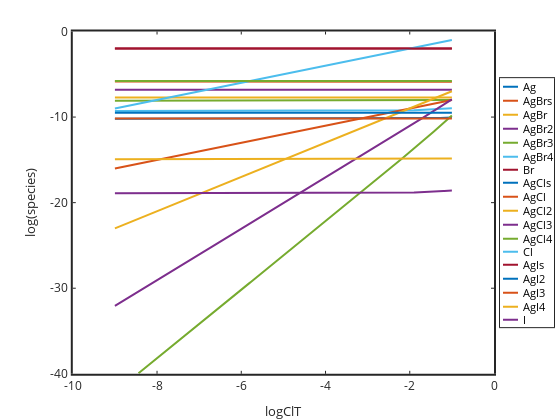

Notebook source saved alongside this figure:
### Code cell
%plot -s 600,600 -f 'svg'
%graph
h=plot(logClT,log10(Ag),logClT,log10(AgBrs),logClT,log10(AgBr),logClT,log10(AgBr2),logClT,log10(AgBr3),logClT,log10(AgBr4),logClT,log10(Br),logClT,log10(AgCls),logClT,log10(AgCl),logClT,log10(AgCl2),logClT,log10(AgCl3),logClT,log10(AgCl4),logClT,log10(Cl),logClT,log10(AgIs),logClT,log10(AgI),logClT,log10(AgI2),logClT,log10(AgI3),logClT,log10(AgI4),logClT,log10(I));
set(h,'linewidth',2)
set(gca,'linewidth',2,'fontsize',12)
xlabel('logClT'); ylabel('log(species)')
legend('Ag','AgBrs','AgBr','AgBr2','AgBr3','AgBr4','Br','AgCls','AgCl','AgCl2','AgCl3','AgCl4','Cl','AgIs','AgI2','AgI3','AgI4','I','location','eastoutside')

%exportforplot=[...
%logAgT' log10(Ag)' log10(AgBrs)' log10(AgBr)' log10(AgBr2)' log10(AgBr3)' log10(AgBr4)' log10(AgCls)' log10(AgCl)' log10(AgCl2)' log10(AgCl3)' log10(AgCl4)' log10(AgIs)' log10(AgI)' log10(AgI2)' log10(AgI3)' log10(AgI4)'
%]

### Figure 1 — Plotly figure (JSON) as saved in the notebook; plotly's stock layout.template omitted (floating-point values rounded to 4 significant figures; data arrays with more than 128 entries replaced by an {"elided": "..."} marker saying what was removed)
{"data": [{"line": {"color": "rgb(0,113,188)", "dash": "solid", "width": 2}, "marker": {"color": "rgb(0,113,188)", "line": {"color": "rgb(0,113,188)"}, "size": 6, "symbol": "none"}, "mode": "lines", "name": "Ag", "showlegend": true, "type": "scatter", "visibility": true, "x": {"elided": "401 float values"}, "xaxis": "x", "y": {"elided": "401 float values"}, "yaxis": "y"}, {"line": {"color": "rgb(216,82,24)", "dash": "solid", "width": 2}, "marker": {"color": "rgb(216,82,24)", "line": {"color": "rgb(216,82,24)"}, "size": 6, "symbol": "none"}, "mode": "lines", "name": "AgBrs", "showlegend": true, "type": "scatter", "visibility": true, "x": {"elided": "401 float values"}, "xaxis": "x", "y": {"elided": "401 float values"}, "yaxis": "y"}, {"line": {"color": "rgb(236,176,31)", "dash": "solid", "width": 2}, "marker": {"color": "rgb(236,176,31)", "line": {"color": "rgb(236,176,31)"}, "size": 6, "symbol": "none"}, "mode": "lines", "name": "AgBr", "showlegend": true, "type": "scatter", "visibility": true, "x": {"elided": "401 float values"}, "xaxis": "x", "y": {"elided": "401 float values"}, "yaxis": "y"}, {"line": {"color": "rgb(125,46,141)", "dash": "solid", "width": 2}, "marker": {"color": "rgb(125,46,141)", "line": {"color": "rgb(125,46,141)"}, "size": 6, "symbol": "none"}, "mode": "lines", "name": "AgBr2", "showlegend": true, "type": "scatter", "visibility": true, "x": {"elided": "401 float values"}, "xaxis": "x", "y": {"elided": "401 float values"}, "yaxis": "y"}, {"line": {"color": "rgb(118,171,47)", "dash": "solid", "width": 2}, "marker": {"color": "rgb(118,171,47)", "line": {"color": "rgb(118,171,47)"}, "size": 6, "symbol": "none"}, "mode": "lines", "name": "AgBr3", "showlegend": true, "type": "scatter", "visibility": true, "x": {"elided": "401 float values"}, "xaxis": "x", "y": {"elided": "401 float values"}, "yaxis": "y"}, {"line": {"color": "rgb(76,189,237)", "dash": "solid", "width": 2}, "marker": {"color": "rgb(76,189,237)", "line": {"color": "rgb(76,189,237)"}, "size": 6, "symbol": "none"}, "mode": "lines", "name": "AgBr4", "showlegend": true, "type": "scatter", "visibility": true, "x": {"elided": "401 float values"}, "xaxis": "x", "y": {"elided": "401 float values"}, "yaxis": "y"}, {"line": {"color": "rgb(161,19,46)", "dash": "solid", "width": 2}, "marker": {"color": "rgb(161,19,46)", "line": {"color": "rgb(161,19,46)"}, "size": 6, "symbol": "none"}, "mode": "lines", "name": "Br", "showlegend": true, "type": "scatter", "visibility": true, "x": {"elided": "401 float values"}, "xaxis": "x", "y": {"elided": "401 float values"}, "yaxis": "y"}, {"line": {"color": "rgb(0,113,188)", "dash": "solid", "width": 2}, "marker": {"color": "rgb(0,113,188)", "line": {"color": "rgb(0,113,188)"}, "size": 6, "symbol": "none"}, "mode": "lines", "name": "AgCls", "showlegend": true, "type": "scatter", "visibility": true, "x": {"elided": "401 float values"}, "xaxis": "x", "y": {"elided": "401 null values"}, "yaxis": "y"}, {"line": {"color": "rgb(216,82,24)", "dash": "solid", "width": 2}, "marker": {"color": "rgb(216,82,24)", "line": {"color": "rgb(216,82,24)"}, "size": 6, "symbol": "none"}, "mode": "lines", "name": "AgCl", "showlegend": true, "type": "scatter", "visibility": true, "x": {"elided": "401 float values"}, "xaxis": "x", "y": {"elided": "401 float values"}, "yaxis": "y"}, {"line": {"color": "rgb(236,176,31)", "dash": "solid", "width": 2}, "marker": {"color": "rgb(236,176,31)", "line": {"color": "rgb(236,176,31)"}, "size": 6, "symbol": "none"}, "mode": "lines", "name": "AgCl2", "showlegend": true, "type": "scatter", "visibility": true, "x": {"elided": "401 float values"}, "xaxis": "x", "y": {"elided": "401 float values"}, "yaxis": "y"}, {"line": {"color": "rgb(125,46,141)", "dash": "solid", "width": 2}, "marker": {"color": "rgb(125,46,141)", "line": {"color": "rgb(125,46,141)"}, "size": 6, "symbol": "none"}, "mode": "lines", "name": "AgCl3", "showlegend": true, "type": "scatter", "visibility": true, "x": {"elided": "401 float values"}, "xaxis": "x", "y": {"elided": "401 float values"}, "yaxis": "y"}, {"line": {"color": "rgb(118,171,47)", "dash": "solid", "width": 2}, "marker": {"color": "rgb(118,171,47)", "line": {"color": "rgb(118,171,47)"}, "size": 6, "symbol": "none"}, "mode": "lines", "name": "AgCl4", "showlegend": true, "type": "scatter", "visibility": true, "x": {"elided": "401 float values"}, "xaxis": "x", "y": {"elided": "401 float values"}, "yaxis": "y"}, {"line": {"color": "rgb(76,189,237)", "dash": "solid", "width": 2}, "marker": {"color": "rgb(76,189,237)", "line": {"color": "rgb(76,189,237)"}, "size": 6, "symbol": "none"}, "mode": "lines", "name": "Cl", "showlegend": true, "type": "scatter", "visibility": true, "x": {"elided": "401 float values"}, "xaxis": "x", "y": {"elided": "401 float values"}, "yaxis": "y"}, {"line": {"color": "rgb(161,19,46)", "dash": "solid", "width": 2}, "marker": {"color": "rgb(161,19,46)", "line": {"color": "rgb(161,19,46)"}, "size": 6, "symbol": "none"}, "mode": "lines", "name": "AgIs", "showlegend": true, "type": "scatter", "visibility": true, "x": {"elided": "401 float values"}, "xaxis": "x", "y": {"elided": "401 float values"}, "yaxis": "y"}, {"line": {"color": "rgb(0,113,188)", "dash": "solid", "width": 2}, "marker": {"color": "rgb(0,113,188)", "line": {"color": "rgb(0,113,188)"}, "size": 6, "symbol": "none"}, "mode": "lines", "name": "AgI2", "showlegend": true, "type": "scatter", "visibility": true, "x": {"elided": "401 float values"}, "xaxis": "x", "y": {"elided": "401 float values"}, "yaxis": "y"}, {"line": {"color": "rgb(216,82,24)", "dash": "solid", "width": 2}, "marker": {"color": "rgb(216,82,24)", "line": {"color": "rgb(216,82,24)"}, "size": 6, "symbol": "none"}, "mode": "lines", "name": "AgI3", "showlegend": true, "type": "scatter", "visibility": true, "x": {"elided": "401 float values"}, "xaxis": "x", "y": {"elided": "401 float values"}, "yaxis": "y"}, {"line": {"color": "rgb(236,176,31)", "dash": "solid", "width": 2}, "marker": {"color": "rgb(236,176,31)", "line": {"color": "rgb(236,176,31)"}, "size": 6, "symbol": "none"}, "mode": "lines", "name": "AgI4", "showlegend": true, "type": "scatter", "visibility": true, "x": {"elided": "401 float values"}, "xaxis": "x", "y": {"elided": "401 float values"}, "yaxis": "y"}, {"line": {"color": "rgb(125,46,141)", "dash": "solid", "width": 2}, "marker": {"color": "rgb(125,46,141)", "line": {"color": "rgb(125,46,141)"}, "size": 6, "symbol": "none"}, "mode": "lines", "name": "I", "showlegend": true, "type": "scatter", "visibility": true, "x": {"elided": "401 float values"}, "xaxis": "x", "y": {"elided": "401 float values"}, "yaxis": "y"}, {"line": {"color": "rgb(118,171,47)", "dash": "solid", "width": 2}, "marker": {"color": "rgb(118,171,47)", "line": {"color": "rgb(118,171,47)"}, "size": 6, "symbol": "none"}, "mode": "lines", "name": "", "showlegend": false, "type": "scatter", "visibility": true, "x": {"elided": "401 float values"}, "xaxis": "x", "y": {"elided": "401 float values"}, "yaxis": "y"}, {"hoverinfo": "none", "line": {"color": "rgb(0,113,188)", "dash": "solid", "width": 2}, "marker": {"color": "rgb(0,113,188)", "line": {"color": "rgb(0,113,188)"}, "size": 6, "symbol": "none"}, "mode": "lines", "name": "", "showlegend": false, "type": "scatter", "visibility": true, "x": [3, 18], "xaxis": "x2", "y": [8.5, 8.5], "yaxis": "y2"}, {"hoverinfo": "none", "line": {"color": "rgb(216,82,24)", "dash": "solid", "width": 2}, "marker": {"color": "rgb(216,82,24)", "line": {"color": "rgb(216,82,24)"}, "size": 6, "symbol": "none"}, "mode": "lines", "name": "", "showlegend": false, "type": "scatter", "visibility": true, "x": [3, 18], "xaxis": "x2", "y": [22.5, 22.5], "yaxis": "y2"}, {"hoverinfo": "none", "line": {"color": "rgb(236,176,31)", "dash": "solid", "width": 2}, "marker": {"color": "rgb(236,176,31)", "line": {"color": "rgb(236,176,31)"}, "size": 6, "symbol": "none"}, "mode": "lines", "name": "", "showlegend": false, "type": "scatter", "visibility": true, "x": [3, 18], "xaxis": "x2", "y": [36.5, 36.5], "yaxis": "y2"}, {"hoverinfo": "none", "line": {"color": "rgb(125,46,141)", "dash": "solid", "width": 2}, "marker": {"color": "rgb(125,46,141)", "line": {"color": "rgb(125,46,141)"}, "size": 6, "symbol": "none"}, "mode": "lines", "name": "", "showlegend": false, "type": "scatter", "visibility": true, "x": [3, 18], "xaxis": "x2", "y": [50.5, 50.5], "yaxis": "y2"}, {"hoverinfo": "none", "line": {"color": "rgb(118,171,47)", "dash": "solid", "width": 2}, "marker": {"color": "rgb(118,171,47)", "line": {"color": "rgb(118,171,47)"}, "size": 6, "symbol": "none"}, "mode": "lines", "name": "", "showlegend": false, "type": "scatter", "visibility": true, "x": [3, 18], "xaxis": "x2", "y": [64.5, 64.5], "yaxis": "y2"}, {"hoverinfo": "none", "line": {"color": "rgb(76,189,237)", "dash": "solid", "width": 2}, "marker": {"color": "rgb(76,189,237)", "line": {"color": "rgb(76,189,237)"}, "size": 6, "symbol": "none"}, "mode": "lines", "name": "", "showlegend": false, "type": "scatter", "visibility": true, "x": [3, 18], "xaxis": "x2", "y": [78.5, 78.5], "yaxis": "y2"}, {"hoverinfo": "none", "line": {"color": "rgb(161,19,46)", "dash": "solid", "width": 2}, "marker": {"color": "rgb(161,19,46)", "line": {"color": "rgb(161,19,46)"}, "size": 6, "symbol": "none"}, "mode": "lines", "name": "", "showlegend": false, "type": "scatter", "visibility": true, "x": [3, 18], "xaxis": "x2", "y": [91.5, 91.5], "yaxis": "y2"}, {"hoverinfo": "none", "line": {"color": "rgb(0,113,188)", "dash": "solid", "width": 2}, "marker": {"color": "rgb(0,113,188)", "line": {"color": "rgb(0,113,188)"}, "size": 6, "symbol": "none"}, "mode": "lines", "name": "", "showlegend": false, "type": "scatter", "visibility": true, "x": [3, 18], "xaxis": "x2", "y": [104.5, 104.5], "yaxis": "y2"}, {"hoverinfo": "none", "line": {"color": "rgb(216,82,24)", "dash": "solid", "width": 2}, "marker": {"color": "rgb(216,82,24)", "line": {"color": "rgb(216,82,24)"}, "size": 6, "symbol": "none"}, "mode": "lines", "name": "", "showlegend": false, "type": "scatter", "visibility": true, "x": [3, 18], "xaxis": "x2", "y": [118.5, 118.5], "yaxis": "y2"}, {"hoverinfo": "none", "line": {"color": "rgb(236,176,31)", "dash": "solid", "width": 2}, "marker": {"color": "rgb(236,176,31)", "line": {"color": "rgb(236,176,31)"}, "size": 6, "symbol": "none"}, "mode": "lines", "name": "", "showlegend": false, "type": "scatter", "visibility": true, "x": [3, 18], "xaxis": "x2", "y": [132.5, 132.5], "yaxis": "y2"}, {"hoverinfo": "none", "line": {"color": "rgb(125,46,141)", "dash": "solid", "width": 2}, "marker": {"color": "rgb(125,46,141)", "line": {"color": "rgb(125,46,141)"}, "size": 6, "symbol": "none"}, "mode": "lines", "name": "", "showlegend": false, "type": "scatter", "visibility": true, "x": [3, 18], "xaxis": "x2", "y": [146.5, 146.5], "yaxis": "y2"}, {"hoverinfo": "none", "line": {"color": "rgb(118,171,47)", "dash": "solid", "width": 2}, "marker": {"color": "rgb(118,171,47)", "line": {"color": "rgb(118,171,47)"}, "size": 6, "symbol": "none"}, "mode": "lines", "name": "", "showlegend": false, "type": "scatter", "visibility": true, "x": [3, 18], "xaxis": "x2", "y": [160.5, 160.5], "yaxis": "y2"}, {"hoverinfo": "none", "line": {"color": "rgb(76,189,237)", "dash": "solid", "width": 2}, "marker": {"color": "rgb(76,189,237)", "line": {"color": "rgb(76,189,237)"}, "size": 6, "symbol": "none"}, "mode": "lines", "name": "", "showlegend": false, "type": "scatter", "visibility": true, "x": [3, 18], "xaxis": "x2", "y": [173.5, 173.5], "yaxis": "y2"}, {"hoverinfo": "none", "line": {"color": "rgb(161,19,46)", "dash": "solid", "width": 2}, "marker": {"color": "rgb(161,19,46)", "line": {"color": "rgb(161,19,46)"}, "size": 6, "symbol": "none"}, "mode": "lines", "name": "", "showlegend": false, "type": "scatter", "visibility": true, "x": [3, 18], "xaxis": "x2", "y": [186.5, 186.5], "yaxis": "y2"}, {"hoverinfo": "none", "line": {"color": "rgb(0,113,188)", "dash": "solid", "width": 2}, "marker": {"color": "rgb(0,113,188)", "line": {"color": "rgb(0,113,188)"}, "size": 6, "symbol": "none"}, "mode": "lines", "name": "", "showlegend": false, "type": "scatter", "visibility": true, "x": [3, 18], "xaxis": "x2", "y": [200.5, 200.5], "yaxis": "y2"}, {"hoverinfo": "none", "line": {"color": "rgb(216,82,24)", "dash": "solid", "width": 2}, "marker": {"color": "rgb(216,82,24)", "line": {"color": "rgb(216,82,24)"}, "size": 6, "symbol": "none"}, "mode": "lines", "name": "", "showlegend": false, "type": "scatter", "visibility": true, "x": [3, 18], "xaxis": "x2", "y": [214.5, 214.5], "yaxis": "y2"}, {"hoverinfo": "none", "line": {"color": "rgb(236,176,31)", "dash": "solid", "width": 2}, "marker": {"color": "rgb(236,176,31)", "line": {"color": "rgb(236,176,31)"}, "size": 6, "symbol": "none"}, "mode": "lines", "name": "", "showlegend": false, "type": "scatter", "visibility": true, "x": [3, 18], "xaxis": "x2", "y": [228.5, 228.5], "yaxis": "y2"}, {"hoverinfo": "none", "line": {"color": "rgb(125,46,141)", "dash": "solid", "width": 2}, "marker": {"color": "rgb(125,46,141)", "line": {"color": "rgb(125,46,141)"}, "size": 6, "symbol": "none"}, "mode": "lines", "name": "", "showlegend": false, "type": "scatter", "visibility": true, "x": [3, 18], "xaxis": "x2", "y": [241.5, 241.5], "yaxis": "y2"}], "layout": {"annotations": [{"font": {"color": "rgb(0, 0, 0)", "size": 10.8}, "showarrow": false, "text": "Ag", "x": 21, "xanchor": "left", "xref": "x2", "y": 8.5, "yanchor": "middle", "yref": "y2"}, {"font": {"color": "rgb(0, 0, 0)", "size": 10.8}, "showarrow": false, "text": "AgBrs", "x": 21, "xanchor": "left", "xref": "x2", "y": 22.5, "yanchor": "middle", "yref": "y2"}, {"font": {"color": "rgb(0, 0, 0)", "size": 10.8}, "showarrow": false, "text": "AgBr", "x": 21, "xanchor": "left", "xref": "x2", "y": 36.5, "yanchor": "middle", "yref": "y2"}, {"font": {"color": "rgb(0, 0, 0)", "size": 10.8}, "showarrow": false, "text": "AgBr2", "x": 21, "xanchor": "left", "xref": "x2", "y": 50.5, "yanchor": "middle", "yref": "y2"}, {"font": {"color": "rgb(0, 0, 0)", "size": 10.8}, "showarrow": false, "text": "AgBr3", "x": 21, "xanchor": "left", "xref": "x2", "y": 64.5, "yanchor": "middle", "yref": "y2"}, {"font": {"color": "rgb(0, 0, 0)", "size": 10.8}, "showarrow": false, "text": "AgBr4", "x": 21, "xanchor": "left", "xref": "x2", "y": 78.5, "yanchor": "middle", "yref": "y2"}, {"font": {"color": "rgb(0, 0, 0)", "size": 10.8}, "showarrow": false, "text": "Br", "x": 21, "xanchor": "left", "xref": "x2", "y": 91.5, "yanchor": "middle", "yref": "y2"}, {"font": {"color": "rgb(0, 0, 0)", "size": 10.8}, "showarrow": false, "text": "AgCls", "x": 21, "xanchor": "left", "xref": "x2", "y": 104.5, "yanchor": "middle", "yref": "y2"}, {"font": {"color": "rgb(0, 0, 0)", "size": 10.8}, "showarrow": false, "text": "AgCl", "x": 21, "xanchor": "left", "xref": "x2", "y": 118.5, "yanchor": "middle", "yref": "y2"}, {"font": {"color": "rgb(0, 0, 0)", "size": 10.8}, "showarrow": false, "text": "AgCl2", "x": 21, "xanchor": "left", "xref": "x2", "y": 132.5, "yanchor": "middle", "yref": "y2"}, {"font": {"color": "rgb(0, 0, 0)", "size": 10.8}, "showarrow": false, "text": "AgCl3", "x": 21, "xanchor": "left", "xref": "x2", "y": 146.5, "yanchor": "middle", "yref": "y2"}, {"font": {"color": "rgb(0, 0, 0)", "size": 10.8}, "showarrow": false, "text": "AgCl4", "x": 21, "xanchor": "left", "xref": "x2", "y": 160.5, "yanchor": "middle", "yref": "y2"}, {"font": {"color": "rgb(0, 0, 0)", "size": 10.8}, "showarrow": false, "text": "Cl", "x": 21, "xanchor": "left", "xref": "x2", "y": 173.5, "yanchor": "middle", "yref": "y2"}, {"font": {"color": "rgb(0, 0, 0)", "size": 10.8}, "showarrow": false, "text": "AgIs", "x": 21, "xanchor": "left", "xref": "x2", "y": 186.5, "yanchor": "middle", "yref": "y2"}, {"font": {"color": "rgb(0, 0, 0)", "size": 10.8}, "showarrow": false, "text": "AgI2", "x": 21, "xanchor": "left", "xref": "x2", "y": 200.5, "yanchor": "middle", "yref": "y2"}, {"font": {"color": "rgb(0, 0, 0)", "size": 10.8}, "showarrow": false, "text": "AgI3", "x": 21, "xanchor": "left", "xref": "x2", "y": 214.5, "yanchor": "middle", "yref": "y2"}, {"font": {"color": "rgb(0, 0, 0)", "size": 10.8}, "showarrow": false, "text": "AgI4", "x": 21, "xanchor": "left", "xref": "x2", "y": 228.5, "yanchor": "middle", "yref": "y2"}, {"font": {"color": "rgb(0, 0, 0)", "size": 10.8}, "showarrow": false, "text": "I", "x": 21, "xanchor": "left", "xref": "x2", "y": 241.5, "yanchor": "middle", "yref": "y2"}], "height": 420, "hovermode": "closest", "margin": {"b": 0, "l": 0, "r": 0, "t": 0}, "plot_bgcolor": "rgba(0, 0, 0, 0)", "showlegend": false, "width": 560, "xaxis": {"anchor": "y", "autorange": false, "domain": [0.13, 0.8821], "exponentformat": "none", "gridcolor": "rgba(38,38,38,0.15)", "gridwidth": 2, "linecolor": "rgb(38,38,38)", "linewidth": 2, "mirror": "ticks", "range": [-10, 0], "showgrid": false, "showline": true, "side": "bottom", "spikedash": "solid", "spikemode": "across", "spikesides": false, "spikethickness": 1, "tickangle": 0, "tickcolor": "rgb(38,38,38)", "tickfont": {"color": "rgb(38,38,38)", "size": 12}, "ticklen": 3, "ticks": "inside", "ticktext": ["-10", "-8", "-6", "-4", "-2", "0"], "tickvals": [-10, -8, -6, -4, -2, 0], "title": {"font": {"color": "rgb(38,38,38)", "size": 13.2}, "text": "logClT"}, "type": "linear", "visible": true, "zeroline": false}, "xaxis2": {"anchor": "y2", "autorange": false, "domain": [0.8929, 0.9893], "exponentformat": "none", "fixedrange": true, "gridcolor": "rgba(38,38,38,0.15)", "gridwidth": 1, "linecolor": "rgb(38,38,38)", "linewidth": 1, "mirror": true, "range": [0, 54], "showgrid": false, "showline": true, "showspikes": false, "side": "bottom", "spikedash": "solid", "spikemode": "across", "spikesides": false, "spikethickness": 1, "tickangle": 0, "tickcolor": "rgb(38,38,38)", "tickfont": {"color": "rgb(38,38,38)", "size": 10.8}, "ticklen": 3, "ticks": "", "ticktext": [], "tickvals": [], "title": {"font": {"color": "rgb(0, 0, 0)", "size": 11.88}, "text": ""}, "type": "linear", "visible": true, "zeroline": false}, "yaxis": {"anchor": "x", "autorange": false, "domain": [0.11, 0.925], "exponentformat": "none", "gridcolor": "rgba(38,38,38,0.15)", "gridwidth": 2, "linecolor": "rgb(38,38,38)", "linewidth": 2, "mirror": "ticks", "range": [-40, 0], "showgrid": false, "showline": true, "side": "left", "spikedash": "solid", "spikemode": "across", "spikesides": false, "spikethickness": 1, "tickangle": 0, "tickcolor": "rgb(38,38,38)", "tickfont": {"color": "rgb(38,38,38)", "size": 12}, "ticklen": 3, "ticks": "inside", "ticktext": ["-40", "-30", "-20", "-10", "0"], "tickvals": [-40, -30, -20, -10, 0], "title": {"font": {"color": "rgb(38,38,38)", "size": 13.2}, "text": "log(species)"}, "type": "linear", "visible": true, "zeroline": false}, "yaxis2": {"anchor": "x2", "autorange": false, "domain": [0.2211, 0.8139], "exponentformat": "none", "fixedrange": true, "gridcolor": "rgba(38,38,38,0.15)", "gridwidth": 1, "linecolor": "rgb(38,38,38)", "linewidth": 1, "mirror": true, "range": [249, 0], "showgrid": false, "showline": true, "showspikes": false, "side": "left", "spikedash": "solid", "spikemode": "across", "spikesides": false, "spikethickness": 1, "tickangle": 0, "tickcolor": "rgb(38,38,38)", "tickfont": {"color": "rgb(38,38,38)", "size": 10.8}, "ticklen": 3, "ticks": "", "ticktext": [], "tickvals": [], "title": {"font": {"color": "rgb(0, 0, 0)", "size": 11.88}, "text": ""}, "type": "linear", "visible": true, "zeroline": false}}}
